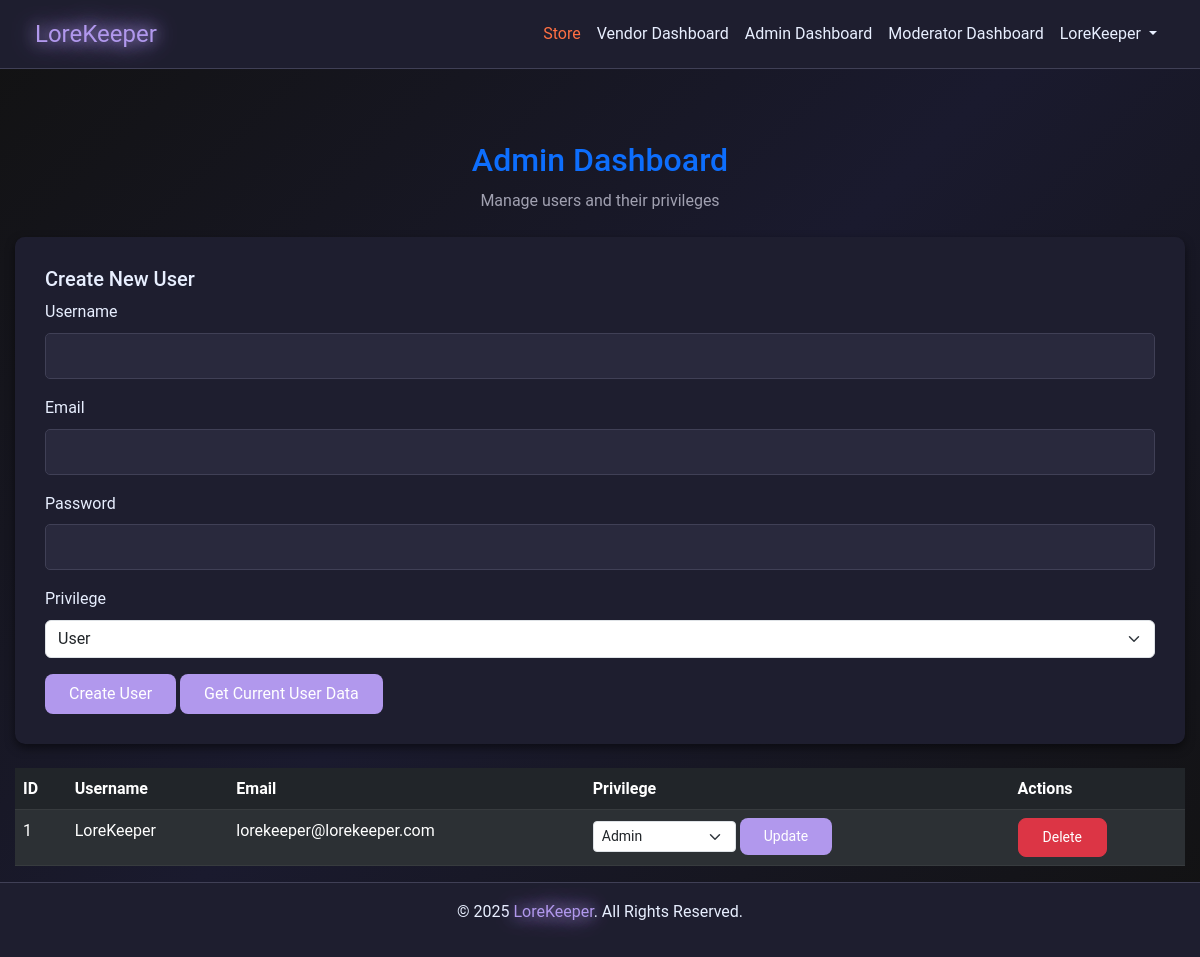
The page /admin (signed in) on the database its author committed.
### models.py (models this page shows)
class User(db.Model):
    __tablename__ = 'users'
    id = db.Column(db.Integer, primary_key=True)
    username = db.Column(db.String(64), nullable=False)
    email = db.Column(db.String(128), unique=True, nullable=False)
    password = db.Column(db.String(128), nullable=False)
    privilege_id = db.Column(
        db.Integer, db.ForeignKey('privileges.id'), default=1)
    created_at = db.Column(db.DateTime, default=datetime.utcnow)
    purchases = db.relationship('Purchase', backref='user', lazy=True)
    subscriptions = db.relationship('Subscription', backref='user', lazy=True)

class Privilege(db.Model):
    __tablename__ = 'privileges'
    id = db.Column(db.Integer, primary_key=True)
    name = db.Column(db.String(64), nullable=False, unique=True)
    description = db.Column(db.String(256))

### app.py (the view, shortened to what this page needs)
@app.route("/admin", methods=["GET", "POST"])
def admin_dashboard():
    if session.get("privilege_id") != 999:  # Assuming 2 is Admin privilege ID
        flash("Access denied! Admins only.", "danger")
        return redirect(url_for("home"))
    users = User.query.all()
    privileges = Privilege.query.all()
    return render_template("admin.html", users=users, privileges=privileges)

### app.py (called while the page is built)
@app.before_request
def make_session_permanent():
    if session.get("user_id"):
        session.permanent = True
        app.permanent_session_lifetime = timedelta(minutes=5)
    else:
        try:
            getCookie()
        except:
            print("No cookies found")

### templates/admin.html (shortened to what this page needs)
{% extends "nav_footer_template.html" %}
{% block content %}
<div class="container mt-5">
  <h2 class="text-center text-primary">Admin Dashboard</h2>
  <p class="text-center text-muted">Manage users and their privileges</p>
  <div class="card my-4">
    <div class="card-body">
      <h5 class="card-title">Create New User</h5>
      <form method="POST" action="{{ url_for('admin_dashboard') }}">
        <div class="mb-3">
          <label for="username" class="form-label">Username</label>
          <input type="text" class="form-control" id="username" name="username" required>
        </div>
        <div class="mb-3">
          <label for="email" class="form-label">Email</label>
          <input type="email" class="form-control" id="email" name="email" required>
        </div>
        <div class="mb-3">
          <label for="password" class="form-label">Password</label>
          <input type="password" class="form-control" id="password" name="password" required>
        </div>
        <div class="mb-3">
          <label for="privilege_id" class="form-label">Privilege</label>
          <select class="form-select" id="privilege_id" name="privilege_id">
            {% for privilege in privileges %}
            <option value="{{ privilege.id }}">{{ privilege.name }}</option>
            {% endfor %}
          </select>
        </div>
        <button type="submit" name="create_user" class="btn btn-primary">Create User</button>
        <button type="button" name="get_userdata" class="btn btn-primary" id="get_userdata">Get Current User Data</button>
      </form>
    </div>
  </div>
  <table class="table table-dark table-striped">
    <thead>
      <tr>
        <th>ID</th>
        <th>Username</th>
        <th>Email</th>
        <th>Privilege</th>
        <th>Actions</th>
      </tr>
    </thead>
    <tbody>
      {% for user in users %}
      <tr>
        <td>{{ user.id }}</td>
        <td>{{ user.username }}</td>
        <td>{{ user.email }}</td>
        <td>
          <form method="POST" action="{{ url_for('update_user', user_id=user.id) }}" class="d-inline">
            <select name="privilege_id" class="form-select form-select-sm d-inline w-auto">
              {% for privilege in privileges %}
              <option value="{{ privilege.id }}" {% if privilege.id == user.privilege_id %}selected{% endif %}>
                {{ privilege.name }}
              </option>
              {% endfor %}
            </select>
            <button type="submit" class="btn btn-sm btn-primary">Update</button>
          </form>
        </td>
        <td>
          <form method="POST" action="{{ url_for('delete_user', user_id=user.id) }}" class="d-inline">
            <button type="submit" class="btn btn-sm btn-danger">Delete</button>
          </form>
        </td>
      </tr>
      {% endfor %}
    </tbody>
  </table>
</div>
{% endblock %}

### static/css/style.css (style rules this page uses)
:root { --background-color: #121212; --text-color: #E8EFFF; --text-muted: #a1a1b1; --accent-color: #b198ed; --card-background: #1e1e2f; --input-background: #29293d; --input-border: #404056; --btn-hover: #9b84d6; --store-btn-color: #ff7043; --store-btn-hover: #ff5722; --card-shadow: rgba(0, 0, 0, 0.5); --section-padding: 60px; --element-spacing: 20px; }
body { margin: 0; padding: 0; font-family: 'Roboto', sans-serif; background: linear-gradient(135deg, #121212, #1a1a2e, #121212); background-size: cover; background-repeat: no-repeat; background-attachment: fixed; color: var(--text-color); line-height: 1.6; display: flex; flex-direction: column; min-height: 100vh; overflow-x: hidden; }
.card, .card-header, .card-body { background-color: var(--card-background); color: var(--text-color); border: none; border-radius: 10px; box-shadow: 0 4px 10px var(--card-shadow); }
.form-label { color: var(--text-muted); }
.form-control { background-color: var(--input-background); border: 1px solid var(--input-border); color: var(--text-color); }
.text-muted { color: var(--text-muted) !important; }
.text-center { text-align: center; }
.container { width: 100%; max-width: 1200px; margin: 0 auto; padding: 0 15px; box-sizing: border-box; }
.card { background-color: var(--card-background); color: var(--text-color); border: none; border-radius: 10px; box-shadow: 0 4px 10px var(--card-shadow); transition: all 0.3s ease; overflow: hidden; }
.card-body { padding: 30px; background-color: var(--card-background); border-radius: 0 0 10px 10px; }
.form-label { color: var(--text-color) !important; font-size: 1rem; }
.form-control { background-color: var(--input-background); border: 1px solid var(--input-border); color: var(--text-color); padding: 10px; border-radius: 5px; }
.card { background-color: var(--card-background); color: var(--text-color); border: none; border-radius: 10px; box-shadow: 0 4px 10px var(--card-shadow); }
.card-body { padding: 30px; }
.form-label { color: var(--text-color); font-size: 1rem; }
.btn-primary { background-color: var(--accent-color); border: none; transition: background-color 0.3s ease, transform 0.2s ease; }
.btn { border-radius: 8px; padding: 0.5rem 1.5rem; transition: all 0.3s ease; }

### rows shown on the page
User: id "1", username "LoreKeeper", email "lorekeeper@lorekeeper.com", privilege_id "Admin"

### other values the page prints
{{ session['username'] }} "LoreKeeper"
form field privilege_id "User"
